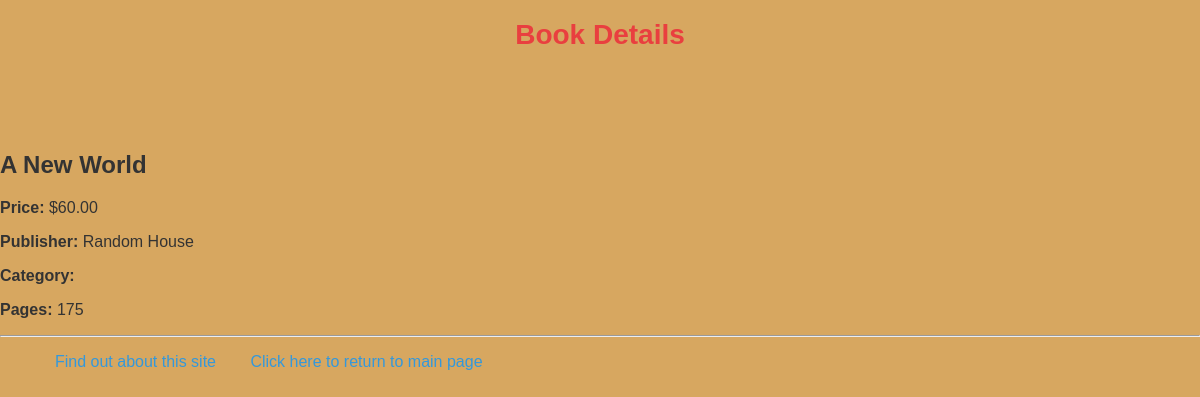
/myapp/3/, run on the app's committed database.
### myapp/models.py (models this page shows, shortened)
class Book(models.Model):
    CATEGORY_CHOICES = [
        ('S', 'Science & Tech'),
        ('F', 'Fiction'),
        ('B', 'Biography'),
        ('T', 'Travel'),
        ('O', 'Other'),
    ]
    title = models.CharField(max_length=200)
    category = models.CharField(
        max_length=1,
        choices=CATEGORY_CHOICES,
        default='S'
    )
    num_pages = models.PositiveIntegerField(default=100)
    price = models.DecimalField(max_digits=10, decimal_places=2)
    publisher = models.ForeignKey(
        Publisher,
        related_name='books',
        on_delete=models.CASCADE
    )
    description = models.TextField(blank=True)

class Publisher(models.Model):
    name = models.CharField(max_length=200)
    website = models.URLField()
    city = models.CharField(max_length=20, blank=True)
    country = models.CharField(max_length=50, default='USA')

### myapp/views.py (the view)
# urls.py: path('<int:book_id>/', views.detail, name='detail'),
def detail(request, book_id):
    book = get_object_or_404(Book, pk=book_id)
    return  render(request, 'myapp/detail.html', {'book': book})

### myapp/templates/myapp/detail.html (shortened to what this page needs)
{% extends 'myapp/base.html' %}
{% block myhdg %} Book Details {% endblock %}
{% block body_block %}
    <h2>{{ book.title }}</h2>
    <p><strong>Price: </strong> ${{ book.price }} </p>
    <p><strong>Publisher: </strong> {{book.publisher.name}} </p>
    <p><strong>Category: </strong> {{book.get_catgory_display}} </p>
    <p><strong>Pages: </strong> {{book.num_pages}} </p>
{% endblock %}

### myapp/static/myapp/style.css (style rules this page uses)
body { font-family: Arial, sans-serif; background-color: #d7a760; color: #333; margin: 0; padding: 0px; }

### data on the page
Book: title "A New World", price "60.00", publisher.name "Random House", num_pages "175"
